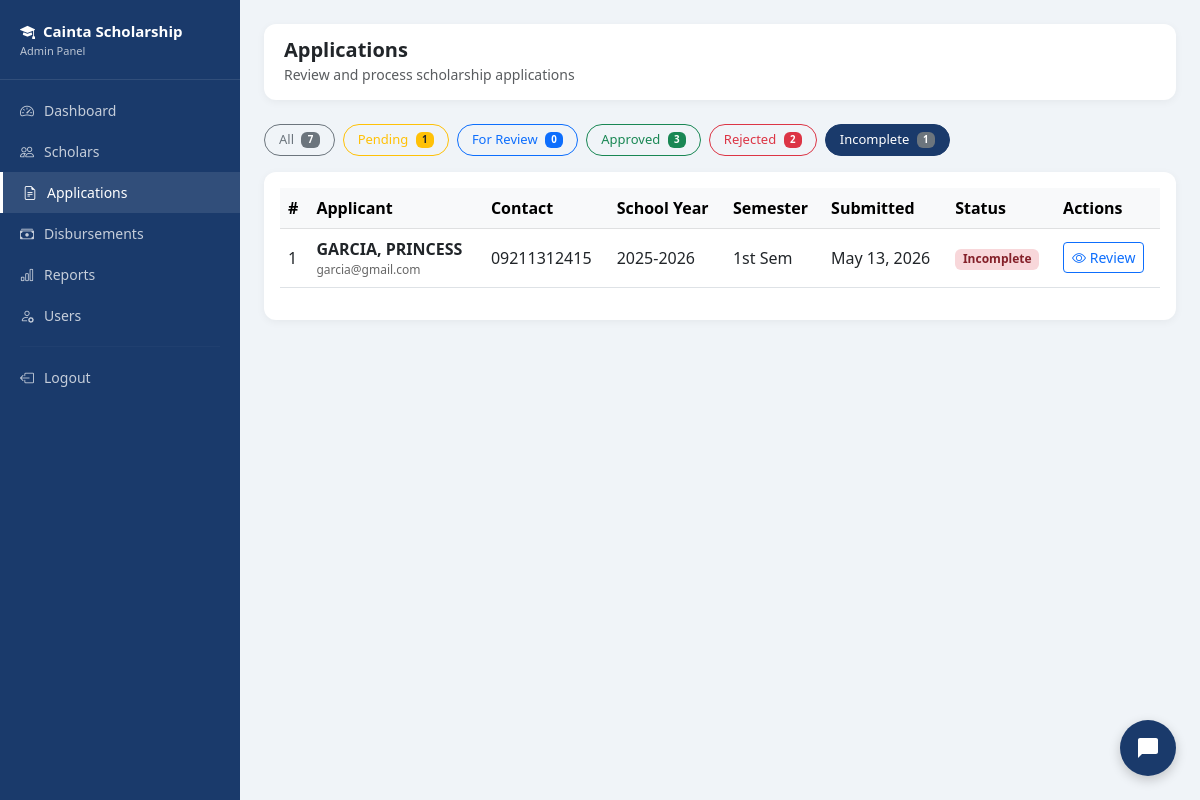
/admin/applications.php?filter=incomplete (signed in), run on an earlier commit of the app's database.
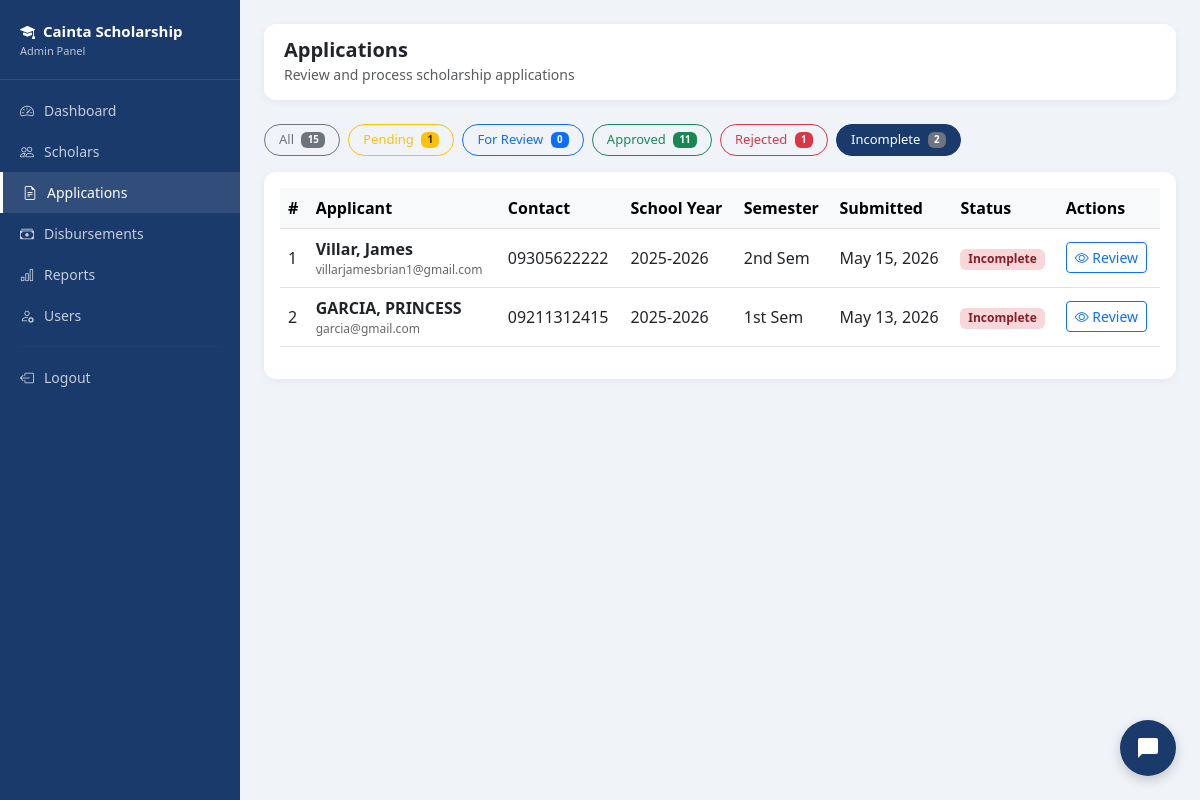
And on a later commit of the database.
### tables this page shows
CREATE TABLE `applications` (
  `application_id` int(11) NOT NULL,
  `scholar_id` int(11) NOT NULL,
  `school_year` varchar(20) DEFAULT NULL,
  `semester` enum('1st','2nd') DEFAULT NULL,
  `gwa` decimal(4,2) DEFAULT NULL,
  `monthly_income` decimal(10,2) DEFAULT NULL,
  `status` enum('pending','for_review','approved','rejected','incomplete') DEFAULT 'pending',
  `remarks` text DEFAULT NULL,
  `submitted_at` timestamp NOT NULL DEFAULT current_timestamp(),
  `father_name` varchar(100) DEFAULT NULL,
  `father_occupation` varchar(100) DEFAULT NULL,
  `mother_name` varchar(100) DEFAULT NULL,
  `mother_occupation` varchar(100) DEFAULT NULL
);

CREATE TABLE `students` (
  `student_id` int(11) NOT NULL,
  `first_name` varchar(50) NOT NULL,
  `last_name` varchar(50) NOT NULL,
  `middle_name` varchar(50) DEFAULT NULL,
  `email` varchar(100) NOT NULL,
  `password` varchar(255) NOT NULL,
  `contact_no` varchar(20) DEFAULT NULL,
  `address` text DEFAULT NULL,
  `barangay` varchar(100) DEFAULT NULL,
  `birthdate` date DEFAULT NULL,
  `gender` enum('Male','Female') DEFAULT NULL,
  `is_active` tinyint(4) DEFAULT 1,
  `created_at` timestamp NOT NULL DEFAULT current_timestamp(),
  `is_archived` tinyint(4) DEFAULT 0,
  `archived_at` timestamp NULL DEFAULT NULL,
  `archive_reason` varchar(255) DEFAULT NULL
);

### admin/applications.php (the view, shortened to what the changed rows need)
<?php
require_once '../includes/db.php';
$filter = $_GET['filter'] ?? 'all';
if($filter != 'all') {
    $stmt = $pdo->prepare("
        SELECT a.*, s.first_name, s.last_name, s.email, s.contact_no
        FROM applications a
        JOIN students s ON a.scholar_id = s.student_id
        WHERE a.status = ?
        ORDER BY a.submitted_at DESC
    ");
    $stmt->execute([$filter]);
}
$applications = $stmt->fetchAll();
$counts = $pdo->query("SELECT status, COUNT(*) as cnt FROM applications GROUP BY status")->fetchAll(PDO::FETCH_KEY_PAIR);
?>
<!DOCTYPE html>
<html lang="en">
<head>
    <link href="https://cdn.jsdelivr.net/npm/bootstrap@5.3.0/dist/css/bootstrap.min.css" rel="stylesheet">
    <link href="https://cdn.jsdelivr.net/npm/bootstrap-icons@1.10.0/font/bootstrap-icons.css" rel="stylesheet">
</head>
<body>
<div class="main-content">
    <div class="mb-3 d-flex gap-2 flex-wrap">
        <a href="applications.php" class="btn btn-outline-secondary filter-btn <?= $filter=='all'?'active':'' ?>">
            All <span class="badge bg-secondary ms-1"><?= array_sum($counts) ?></span>
        </a>
        <a href="applications.php?filter=approved" class="btn btn-outline-success filter-btn <?= $filter=='approved'?'active':'' ?>">
            Approved <span class="badge bg-success ms-1"><?= $counts['approved'] ?? 0 ?></span>
        </a>
        <a href="applications.php?filter=rejected" class="btn btn-outline-danger filter-btn <?= $filter=='rejected'?'active':'' ?>">
            Rejected <span class="badge bg-danger ms-1"><?= $counts['rejected'] ?? 0 ?></span>
        </a>
        <a href="applications.php?filter=incomplete" class="btn btn-outline-secondary filter-btn <?= $filter=='incomplete'?'active':'' ?>">
            Incomplete <span class="badge bg-secondary ms-1"><?= $counts['incomplete'] ?? 0 ?></span>
        </a>
    </div>
    <div class="card">
        <div class="card-body">
            <div class="table-responsive">
                <table class="table table-hover align-middle">
                    <thead class="table-light">
                        <tr>
                            <th>#</th>
                            <th>Applicant</th>
                            <th>Contact</th>
                            <th>School Year</th>
                            <th>Semester</th>
                            <th>Submitted</th>
                            <th>Status</th>
                            <th>Actions</th>
                        </tr>
                    </thead>
                    <tbody>
                        <?php if(empty($applications)): ?>
                        <tr>
                            <td colspan="8" class="text-center text-muted py-4">
                                <i class="bi bi-file-earmark fs-3 d-block mb-2"></i>
                                No applications found.
                            </td>
                        </tr>
                        <?php else: ?>
                        <?php foreach($applications as $i => $app): ?>
                        <tr>
                            <td><?= $i + 1 ?></td>
                            <td>
                                <strong><?= htmlspecialchars($app['last_name'] . ', ' . $app['first_name']) ?></strong>
                                <div style="font-size:12px; color:#666;"><?= htmlspecialchars($app['email']) ?></div>
                            </td>
                            <td><?= htmlspecialchars($app['contact_no']) ?></td>
                            <td><?= $app['school_year'] ?></td>
                            <td><?= $app['semester'] ?> Sem</td>
                            <td><?= date('M d, Y', strtotime($app['submitted_at'])) ?></td>
                            <td>
                                <span class="badge badge-<?= $app['status'] ?>">
                                    <?= ucfirst(str_replace('_', ' ', $app['status'])) ?>
                                </span>
                            </td>
                            <td>
                                <button class="btn btn-sm btn-outline-primary"
                                    onclick="viewApplication(<?= htmlspecialchars(json_encode($app)) ?>)">
                                    <i class="bi bi-eye"></i> Review
                                </button>
                            </td>
                        </tr>
                        <?php endforeach; ?>
                        <?php endif; ?>
                    </tbody>
                </table>
            </div>
        </div>
    </div>
</div>
</body>
</html>

What changed in the data, as far as the page shows it:
added applications: students.last_name+first_name "Villar, James", students.email "villarjamesbrian1@gmail.com", students.contact_no "09305622222", school_year "2025-2026", semester "2nd", submitted_at "May 15, 2026", status "Incomplete"
Also different on the page:
array_sum($counts): "7" → "15"
$counts['approved']: "3" → "11"
$counts['rejected']: "2" → "1"
$counts['incomplete']: "1" → "2"
